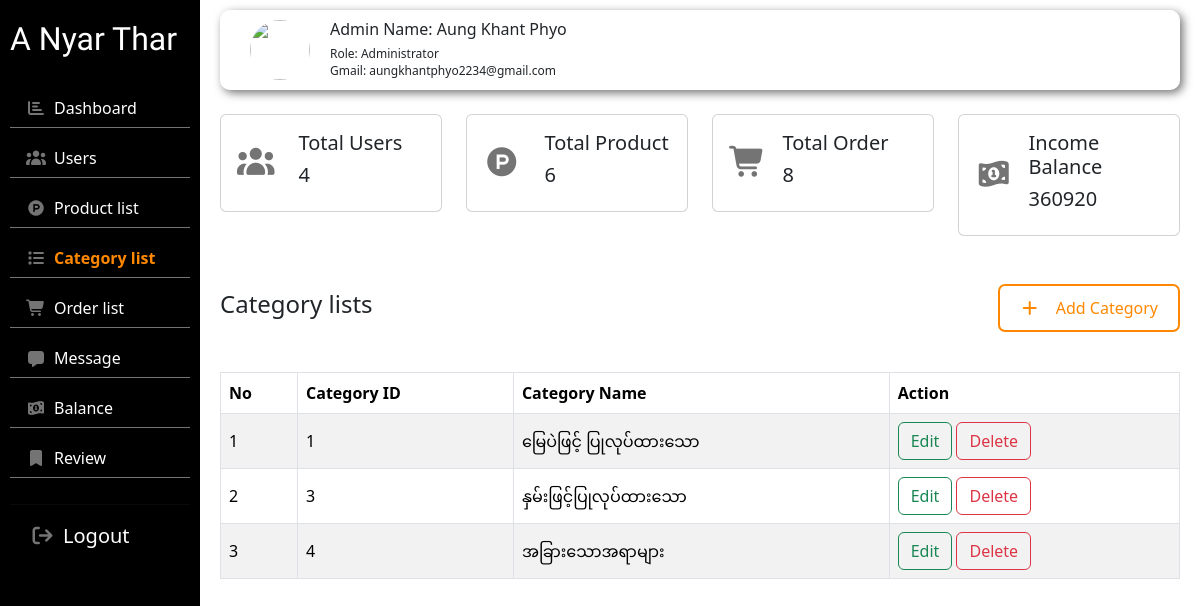
/admin/category.php (signed in), run on the app's committed database.
### tables this page shows
CREATE TABLE `user` (
  `user_id` int NOT NULL AUTO_INCREMENT,
  `user_name` varchar(30) DEFAULT NULL,
  `user_email` varchar(30) DEFAULT NULL,
  `user_pass` varchar(15) DEFAULT NULL,
  `user_phone` varchar(15) DEFAULT NULL,
  `user_address` varchar(25) DEFAULT NULL,
  `role` varchar(15) DEFAULT NULL,
  PRIMARY KEY (`user_id`)
);

CREATE TABLE `category` (
  `cat_id` int NOT NULL AUTO_INCREMENT,
  `cat_name` varchar(50) DEFAULT NULL,
  PRIMARY KEY (`cat_id`)
);

### admin/category.php (the view, shortened to what this page needs)
<?php
    include('db.php');
    $adminname = "";
    if(isset($_SESSION["admin_id"])){
        $adminid = $_SESSION['admin_id'];
        $getusername = "SELECT * FROM user WHERE user_id = '$adminid'";
        $res11 = mysqli_query($conn, $getusername);
        $admindata = mysqli_fetch_array($res11);
        if($admindata){
            $adminname = $admindata['user_name'];
            $adminemail = $admindata['user_email'];
        }
    }
    $countuser = "SELECT COUNT(*) as usertotal FROM user;";
    $res11 = mysqli_query($conn, $countuser);
    $user1 = mysqli_fetch_array($res11);
    $totaluser = $user1['usertotal'];
    $countpro = "SELECT COUNT(*) as prototal FROM product;";
    $res22 = mysqli_query($conn, $countpro);
    $product2 = mysqli_fetch_array($res22);
    $prototal = $product2['prototal'];
    $countincome = "SELECT sum(final_total) as incomebal FROM orders;";
    $res33 = mysqli_query($conn, $countincome);
    $inconme33 = mysqli_fetch_array($res33);
    $incomebal = $inconme33['incomebal'];
    $countorder = "SELECT COUNT(*) as ordertotal FROM orders;";
    $res44 = mysqli_query($conn, $countorder);
    $order44 = mysqli_fetch_array($res44);
    $ordertotal = $order44['ordertotal'];
?>
<!doctype html>
<html lang="en">
    <head>
        <link href="https://cdn.jsdelivr.net/npm/bootstrap@5.3.8/dist/css/bootstrap.min.css" rel="stylesheet">
        <link rel="stylesheet" href="https://cdnjs.cloudflare.com/ajax/libs/font-awesome/7.0.1/css/all.min.css">
        <link rel="stylesheet" href="./backend.css">
    </head>
    <body class="category-page">
        <div class="container-fluid">
            <div class="row">
                <div class="sider col-lg-2" style="height: 100vh;">
                    <h2 class="anyarthar">A Nyar Thar</h2>
                    <ul class="list-group list-group-flush">
                        <li class="list-group-item bg-black">
                            <i class="icon fa-solid fa-chart-bar me-2"></i><a class="link" href="./index.php">Dashboard</a>
                        </li>
                        <li class="list-group-item bg-black">
                            <i class="icon fa-solid fa-users me-2"></i></i><a class="link" href="./users.php">Users</a>
                        </li>
                        <li class="list-group-item bg-black">
                            <i class="icon fa-brands fa-product-hunt me-2"></i><a class="link" href="./product.php">Product list</a>
                        </li>
                        <li class="list-group-item bg-black">
                            <i class="icon fa-solid fa-list me-2"></i><a class="link" href="./category.php">Category list</a>
                        </li>
                        <li class="list-group-item bg-black">
                            <i class="icon fa-solid fa-cart-shopping me-2"></i><a class="link" href="./order.php">Order list</a>
                        </li>
                        <li class="list-group-item bg-black">
                            <i class="icon fa-solid fa-message me-2"></i><a class="link" href="./message.php">Message</a>
                        </li>
                        <li class="list-group-item bg-black">
                            <i class="icon fa-solid fa-money-bill-1-wave me-2"></i></i><a class="link" href="./balance.php">Balance</a>
                        </li>
                        <li class="list-group-item bg-black">
                            <i class="icon fa-solid fa-bookmark me-2"></i><a class="link" href="./review.php">Review</a>
                        </li><hr>
                    </ul>
                    <div class="logout d-flex align-items-center">
                        <button onclick="logout()"><i class="logouticon fa-solid fa-arrow-right-from-bracket me-2"></i>Logout</button>
                    </div>
                </div>
                <div class="main col-lg-10 col-md--10">
                    <div class=" row">
                        <div class="col-lg-12 col-md-12">
                            <div class="adminpro d-flex align-items-center">
                                <div class="proimg">
                                    <img src="./projectphoto/profile photo1.png" alt="">
                                </div>
                                <div class="admindetial">
                                    <h5>Admin Name: <?php echo $adminname ?></h5>
                                    <h6>Role: Administrator</h6>
                                    <h6>Gmail: <?php echo $adminemail ?></h6>
                                </div>
                            </div>
                        </div>
                    </div>
                    <div class="row my-4">
                        <div class="col-lg-3 col-md-3">
                            <div class="card">
                                <div class="card-body d-flex align-items-center">
                                    <div class="me-3">
                                        <i class="icon fa-solid fa-users me-2"></i>
                                    </div>
                                    <div>
                                        <h5>Total Users</h5>
                                        <h5><?php echo $totaluser ?></h5>
                                    </div>
                                </div>
                            </div>
                        </div>
                        <div class="col-lg-3 col-md-3">
                            <div class="card">
                                <div class="card-body d-flex align-items-center">
                                    <div class="me-3">
                                        <i class="icon fa-brands fa-product-hunt me-2"></i>
                                    </div>
                                    <div>
                                        <h5>Total Product</h5>
                                        <h5><?php echo $prototal ?></h5>
                                    </div>
                                </div>
                            </div>
                        </div>
                        <div class="col-lg-3 col-md-3">
                            <div class="card">
                                <div class="card-body d-flex align-items-center">
                                    <div class="me-3">
                                        <i class="icon fa-solid fa-cart-shopping"></i>
                                    </div>
                                    <div>
                                        <h5>Total Order</h5>
                                        <h5><?php echo $ordertotal ?></h5>
                                    </div>
                                </div>
                            </div>
                        </div>
                        <div class="col-lg-3 col-md-3">
                            <div class="card">
                                <div class="card-body d-flex align-items-center">
                                    <div class="me-3">
                                        <i class="icon fa-solid fa-money-bill-1-wave"></i>
                                    </div>
                                    <div>
                                        <h5>Income Balance</h5>
                                        <h5><?php echo $incomebal ?></h5>
                                    </div>
                                </div>
                            </div>
                        </div>
                    </div>
                    <div class="row">
                        <div class="categorylist">
                            <div class="d-flex justify-content-between align-items-center pt-4 pb-3">
                                <div>
                                    <h4>Category lists</h4>
                                </div>
                                <div>
                                    <button class="addcategory" onclick="addcategory()"><i class="fa-solid fa-plus me-3"></i>Add Category</button>
                                </div>
                            </div>
                            <div class="ptable my-4">
                                <table class="table table-bordered table-striped ">
                                    <thead class="align-middle">
                                        <tr>
                                            <th>No</th>
                                            <th>Category ID</th>
                                            <th>Category Name</th>
                                            <th>Action</th>
                                        </tr>
                                    </thead>
                                    <tbody class="align-middle">
                                    <?php
                                        $getcategorydata = "SELECT * FROM category";
                                        $getcategory = mysqli_query($conn, $getcategorydata);
                                        $i = 1;
                                        while($catdata = mysqli_fetch_array($getcategory)):
                                    ?>
                                        <tr>
                                            <td> <?php echo $i++ ?> </td>
                                            <td>  <?php echo $catdata['cat_id'] ?> </td>
                                            <td>  <?php echo $catdata['cat_name'] ?> </td>
                                            <td>
                                                <a href="category_edit.php?id=<?php echo $catdata['cat_id'] ?>" class="btn btn-outline-success">Edit</a>
                                                <a href="category_del.php?id=<?php echo $catdata['cat_id'] ?>" class="btn btn-outline-danger">Delete</a>
                                            </td>
                                        </tr>
                                    <?php endwhile ?>
                                    </tbody>
                                </table>
                            </div>
                        </div>
                    </div>
                </div>
            </div>
        </div>
    </body>
</html>

### admin/backend.css (style rules this page uses)
:root { --maincolor: #ff8800; --navcolor: #747474; --whitecolor: #ffffff; --shadowblack: #000000; }
* { margin: 0; padding: 0; }
.dashboard-page .link[href*="index"], .users-page .link[href*="users"], .product-page .link[href*="product"], .category-page .link[href*="category"], .order-page .link[href*="order"], .message-page .link[href*="message"], .balance-page .link[href*="balance"], .review-page .link[href*="review"] { color: var(--maincolor) !important; font-weight: bold; }
.sider { background-color: black; padding: 20px 10px ; position: sticky; top: 0; }
.sider .anyarthar { color: var(--whitecolor); font-family: "Irish Grover", system-ui; margin-bottom: 30px; }
.sider ul li { border-bottom: 1px solid var(--navcolor); margin-bottom: 10px; padding-bottom: 7px; }
.sider ul li a { text-decoration: none; outline: none; color: var(--whitecolor); font-size: 16px; }
.sider ul li .icon { color: var(--navcolor); }
.sider .logout button { border: none; outline: none; background: none; color: var(--whitecolor); font-size: 20px; margin-left: 20px; }
.sider .logout .logouticon { color: var(--navcolor); font-size: 20px; }
.main { padding: 10px 20px; }
.adminpro { box-shadow: 3px 3px 10px var(--navcolor); border-radius: 10px; padding: 10px 30px; background-color: rgba(255, 255, 255, 0.5); backdrop-filter: blur(5px); }
.adminpro .proimg { width: 60px; height: 60px; margin-right: 20px; }
.adminpro .proimg img { width: 100%; height: 100%; border-radius: 50%; }
.adminpro .admindetial h5 { font-size: 16px; }
.adminpro .admindetial h6 { font-size: 12px; margin-bottom: 2px; }
.card .icon { font-size: 30px; color: var(--navcolor); }
.categorylist .addcategory { border: none; outline: none; color: var(--maincolor); border-radius: 7px; padding: 10px 20px; border: 2px solid var(--maincolor); background-color: var(--whitecolor); transition: 0.4s; }

### data on the page
user: user_name "Aung Khant Phyo", user_email "aungkhantphyo2234@gmail.com"
category: cat_id "1", cat_name "မြေပဲဖြင့် ပြုလုပ်ထားသော"
category: cat_id "3", cat_name "နှမ်းဖြင့်ပြုလုပ်ထားသော"
category: cat_id "4", cat_name "အခြားသောအရာများ"

### other printed values
$totaluser "4"
$prototal "6"
$ordertotal "8"
$incomebal "360920"
